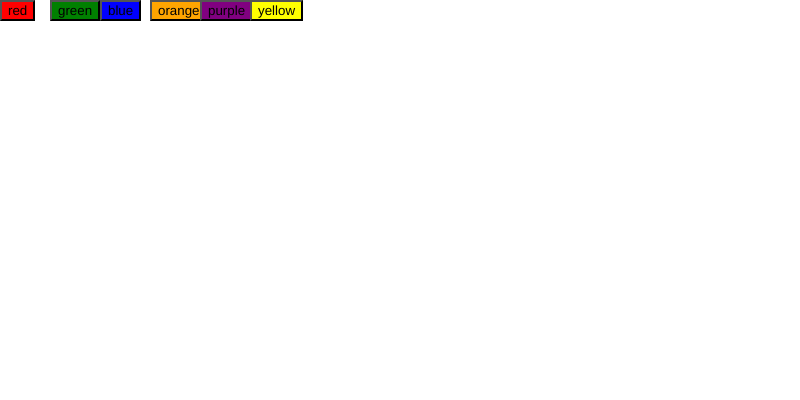
Frame 1 (no input)
Frame 60 (no input): identical to frame 1, image omitted
Frame 120 (the mouse pressed at the canvas centre since frame 60): identical to frame 1, image omitted

The p5.js sketch that drew this single still picture (run headless with seeded random() and noise() and a simulated clock; from frame 60 on, the mouse is pressed at the canvas centre):

// p5.js sketch
// ── sketch.js
let kleuren = ["red", "green", "blue", "orange", "purple", "yellow"];
let bestanden = ["elephant", "giraffe", "hippo", "monkey", "panda", "parrot", "penguin", "pig", "rabbit", "snake"];
let button = []
let funcs = ["setred","setgreen","setblue","setorange","setpurple","setyellow"]



function setup() {
  createCanvas(800, 400);
  
  button1();

}

function draw() {
 //background(bwoah);

}

function button1(){
let i = 0
 let x = 0;

 for(i; i <=5; i++){

 button[i] = createButton(kleuren[i]);
 button[i].style('background-color',kleuren[i]);
 button[i].position(x, 0);

 x += 50;

 button[i].mousePressed(bg);
}
}

function bg(){

background(255, 0, 0)
}
